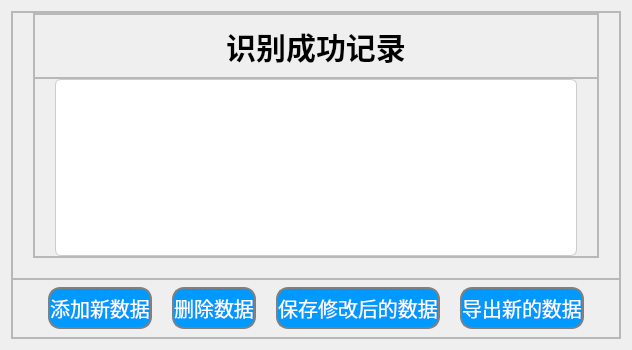
             <widget class="QWidget" name="page_2">
              <layout class="QVBoxLayout" name="verticalLayout_6">
               <item>
                <widget class="QFrame" name="frame_9">
                 <property name="frameShape">
                  <enum>QFrame::StyledPanel</enum>
                 </property>
                 <property name="frameShadow">
                  <enum>QFrame::Raised</enum>
                 </property>
                 <layout class="QVBoxLayout" name="verticalLayout_7">
                  <property name="spacing">
                   <number>0</number>
                  </property>
                  <property name="leftMargin">
                   <number>0</number>
                  </property>
                  <property name="topMargin">
                   <number>0</number>
                  </property>
                  <property name="rightMargin">
                   <number>0</number>
                  </property>
                  <property name="bottomMargin">
                   <number>0</number>
                  </property>
                  <item>
                   <widget class="QFrame" name="frame_8">
                    <property name="sizePolicy">
                     <sizepolicy hsizetype="Preferred" vsizetype="Expanding">
                      <horstretch>0</horstretch>
                      <verstretch>9</verstretch>
                     </sizepolicy>
                    </property>
                    <property name="frameShape">
                     <enum>QFrame::StyledPanel</enum>
                    </property>
                    <property name="frameShadow">
                     <enum>QFrame::Raised</enum>
                    </property>
                    <layout class="QVBoxLayout" name="verticalLayout_8">
                     <property name="spacing">
                      <number>0</number>
                     </property>
                     <property name="leftMargin">
                      <number>20</number>
                     </property>
                     <property name="topMargin">
                      <number>0</number>
                     </property>
                     <property name="rightMargin">
                      <number>20</number>
                     </property>
                     <property name="bottomMargin">
                      <number>20</number>
                     </property>
                     <item>
                      <widget class="QFrame" name="frame_28">
                       <property name="frameShape">
                        <enum>QFrame::StyledPanel</enum>
                       </property>
                       <property name="frameShadow">
                        <enum>QFrame::Raised</enum>
                       </property>
                       <layout class="QVBoxLayout" name="verticalLayout_17">
                        <property name="spacing">
                         <number>0</number>
                        </property>
                        <property name="leftMargin">
                         <number>0</number>
                        </property>
                        <property name="topMargin">
                         <number>0</number>
                        </property>
                        <property name="rightMargin">
                         <number>0</number>
                        </property>
                        <property name="bottomMargin">
                         <number>0</number>
                        </property>
                        <item>
                         <widget class="QFrame" name="frame_29">
                          <property name="sizePolicy">
                           <sizepolicy hsizetype="Preferred" vsizetype="Expanding">
                            <horstretch>0</horstretch>
                            <verstretch>1</verstretch>
                           </sizepolicy>
                          </property>
                          <property name="frameShape">
                           <enum>QFrame::StyledPanel</enum>
                          </property>
                          <property name="frameShadow">
                           <enum>QFrame::Raised</enum>
                          </property>
                          <layout class="QHBoxLayout" name="horizontalLayout_17">
                           <item>
                            <widget class="QPushButton" name="pushButton_4">
                             <property name="enabled">
                              <bool>false</bool>
                             </property>
                             <property name="styleSheet">
                              <string notr="true">color:black;
border:none;
font-size:30px;
font-weight:700;
font-family: &quot;微软雅黑&quot;, Helvetica, Arial, sans-serif;</string>
                             </property>
                             <property name="text">
                              <string>识别成功记录</string>
                             </property>
                            </widget>
                           </item>
                          </layout>
                         </widget>
                        </item>
                        <item>
                         <widget class="QFrame" name="frame_30">
                          <property name="sizePolicy">
                           <sizepolicy hsizetype="Preferred" vsizetype="Expanding">
                            <horstretch>0</horstretch>
                            <verstretch>5</verstretch>
                           </sizepolicy>
                          </property>
                          <property name="frameShape">
                           <enum>QFrame::StyledPanel</enum>
                          </property>
                          <property name="frameShadow">
                           <enum>QFrame::Raised</enum>
                          </property>
                          <layout class="QVBoxLayout" name="verticalLayout_18">
                           <property name="spacing">
                            <number>0</number>
                           </property>
                           <property name="leftMargin">
                            <number>20</number>
                           </property>
                           <property name="topMargin">
                            <number>0</number>
                           </property>
                           <property name="rightMargin">
                            <number>20</number>
                           </property>
                           <property name="bottomMargin">
                            <number>0</number>
                           </property>
                           <item>
                            <widget class="QTableWidget" name="table_widget_success">
                             <property name="styleSheet">
                              <string notr="true">/* 设置整个表格的背景色 */  
QTableWidget#table_widget_success {  
    background-color: #ffffff; /* 白色背景 */  
    border: 1px solid #ccc; /* 边框 */  
    border-radius: 6px; /* 圆角 */  

}  
  
/* 设置表头的样式 */  
QTableWidget#table_widget_success QHeaderView::section {  
    background-color: #f0f0f0; /* 浅灰色背景 */  
    font-family: &quot;Arial&quot;;  
    font-size: 20px;  
    font-weight: bold;  
    color: #333; /* 文本颜色 */  
    border: 1px solid #ccc; /* 边框 */  
    border-right: none; /* 去除右边的边框，使得相邻的 section 边框连续 */  
    padding: 4px; /* 内边距 */  
    text-align: center; /* 文本对齐方式 */  
    text-transform: uppercase; /* 文本大写 */  
}  
  
/* 设置表头的鼠标悬停效果 */  
QTableWidget#table_widget_success QHeaderView::section:hover {  
    background-color: #e0e0e0; /* 鼠标悬停时的背景色 */  
}  
  
/* 设置表格单元格的样式 */  
QTableWidget#table_widget_success QTableWidgetItem {  
    border-bottom: 1px solid #ccc; /* 单元格底部边框 */  
    padding: 4px; /* 内边距 */  
}  
  
/* 设置选中行的样式 */  
QTableWidget#table_widget_success::item:selected {  
    background-color: #a0a0a0; /* 选中时的背景色 */  
    color: #ffffff; /* 选中时的文本颜色 */  
}  
  
/* 设置鼠标悬停在单元格上的样式 */  
QTableWidget#table_widget_success::item:hover {  
    background-color: #e0e0e0; /* 鼠标悬停时的背景色 */  
}  
  
/* 去除最后一行的底部边框，如果需要的话 */  
QTableWidget#table_widget_success QTableWidgetItem:last-child {  
    border-bottom: none;  
}</string>
                             </property>
                            </widget>
                           </item>
                          </layout>
                         </widget>
                        </item>
                       </layout>
                      </widget>
                     </item>
                    </layout>
                   </widget>
                  </item>
                  <item>
                   <widget class="QFrame" name="frame_10">
                    <property name="sizePolicy">
                     <sizepolicy hsizetype="Preferred" vsizetype="Expanding">
                      <horstretch>0</horstretch>
                      <verstretch>2</verstretch>
                     </sizepolicy>
                    </property>
                    <property name="styleSheet">
                     <string notr="true">QPushButton{
color:#ffffff;
background:#0099ff;
border:2px solid gray;
font-size:20px;

font-family: &quot;微软雅黑&quot;;
border-radius:12px;
height:38px;
}

QPushButton:hover{
padding-under:5px;
padding-left:5px;
background:#008deb;
   }</string>
                    </property>
                    <property name="frameShape">
                     <enum>QFrame::StyledPanel</enum>
                    </property>
                    <property name="frameShadow">
                     <enum>QFrame::Raised</enum>
                    </property>
                    <layout class="QHBoxLayout" name="horizontalLayout_16">
                     <property name="spacing">
                      <number>20</number>
                     </property>
                     <property name="leftMargin">
                      <number>35</number>
                     </property>
                     <property name="topMargin">
                      <number>0</number>
                     </property>
                     <property name="rightMargin">
                      <number>35</number>
                     </property>
                     <property name="bottomMargin">
                      <number>0</number>
                     </property>
                     <item>
                      <widget class="QPushButton" name="add_button_tab1">
                       <property name="cursor">
                        <cursorShape>PointingHandCursor</cursorShape>
                       </property>
                       <property name="styleSheet">
                        <string notr="true">#successful_button{
color:#ffffff;
background:#0099ff;
border:2px solid gray;
font-size:20px;

font-family: &quot;微软雅黑&quot;;
border-radius:12px;
height:38px;
}

#successful_button:hover{
padding-under:5px;
padding-left:5px;
background:#008deb;
   }</string>
                       </property>
                       <property name="text">
                        <string>添加新数据</string>
                       </property>
                      </widget>
                     </item>
                     <item>
                      <widget class="QPushButton" name="del_button_tab1">
                       <property name="cursor">
                        <cursorShape>PointingHandCursor</cursorShape>
                       </property>
                       <property name="text">
                        <string>删除数据</string>
                       </property>
                      </widget>
                     </item>
                     <item>
                      <widget class="QPushButton" name="save_button_tab1">
                       <property name="cursor">
                        <cursorShape>PointingHandCursor</cursorShape>
                       </property>
                       <property name="styleSheet">
                        <string notr="true">#successful_button{
color:#ffffff;
background:#0099ff;
border:2px solid gray;
font-size:20px;

font-family: &quot;微软雅黑&quot;;
border-radius:12px;
height:38px;
}

#successful_button:hover{
padding-under:5px;
padding-left:5px;
background:#008deb;
   }</string>
                       </property>
                       <property name="text">
                        <string>保存修改后的数据</string>
                       </property>
                      </widget>
                     </item>
                     <item>
                      <widget class="QPushButton" name="successful_button_tab1">
                       <property name="cursor">
                        <cursorShape>PointingHandCursor</cursorShape>
                       </property>
                       <property name="styleSheet">
                        <string notr="true"/>
                       </property>
                       <property name="text">
                        <string>导出新的数据</string>
                       </property>
                      </widget>
                     </item>
                    </layout>
                   </widget>
                  </item>
                 </layout>
                </widget>
               </item>
              </layout>
             </widget>
